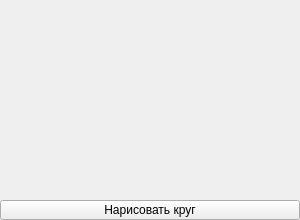
<?xml version="1.0" encoding="UTF-8"?>
<ui version="4.0">
 <class>Form</class>
 <widget class="QWidget" name="Form">
  <property name="geometry">
   <rect>
    <x>0</x>
    <y>0</y>
    <width>300</width>
    <height>220</height>
   </rect>
  </property>
  <property name="windowTitle">
   <string>Form</string>
  </property>
  <widget class="QPushButton" name="add_circle">
   <property name="geometry">
    <rect>
     <x>0</x>
     <y>200</y>
     <width>300</width>
     <height>20</height>
    </rect>
   </property>
   <property name="text">
    <string>Нарисовать круг</string>
   </property>
  </widget>
 </widget>
 <resources/>
 <connections/>
</ui>
